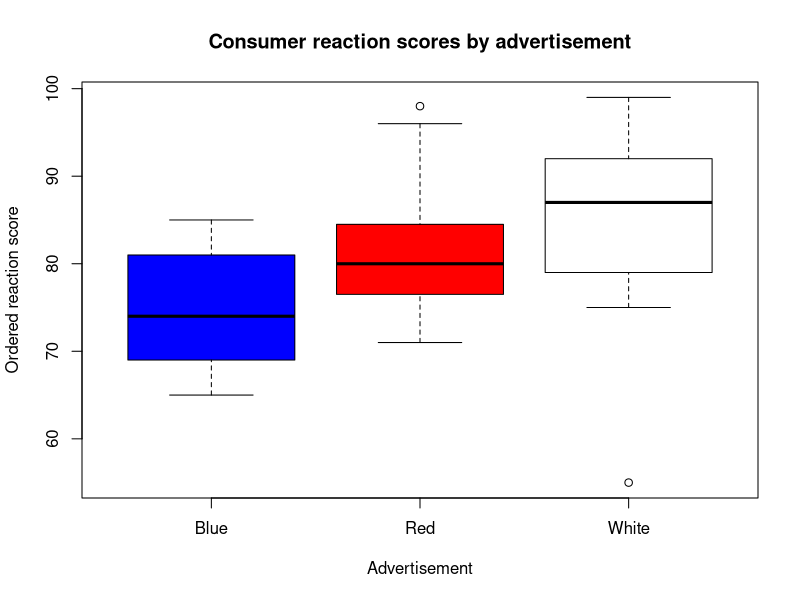
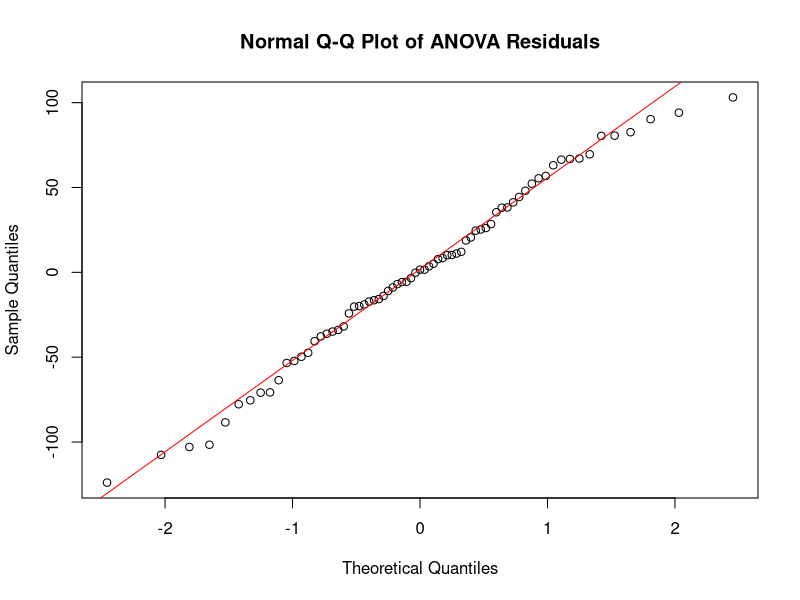
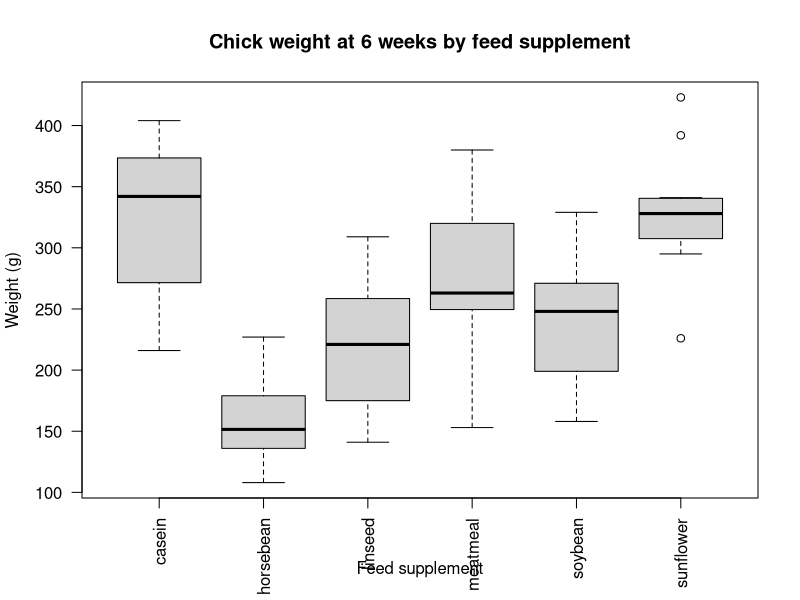

The R script that drew these images, in order:
# 成员A：Q1广告比较、Q2小鸡饲料ANOVA
# 状态：Q1、Q2 均完成（2026-11-19）。以项目根目录为工作目录。

# ---- Q1 ----
red   <- c(80, 80, 78, 81, 72, 85, 96, 84, 71, 75, 98)
white <- c(75, 55, 98, 92, 86, 78, 87, 79, 88, 87, 85, 94, 99)
blue  <- c(72, 76, 70, 77, 68, 82, 85, 81, 65, 69)
ads <- data.frame(
  score = c(red, white, blue),
  advertisement = factor(rep(c("Red", "White", "Blue"), times = c(11, 13, 10)))
)
dim(ads); table(ads$advertisement)
any(is.na(ads$score))

boxplot(score ~ advertisement, data = ads,
        col  = c("blue", "red", "white"),
        main = "Consumer reaction scores by advertisement",
        xlab = "Advertisement", ylab = "Ordered reaction score")
kruskal.test(score ~ advertisement, data = ads)

# ---- Q2 ----
data("chickwts", package = "datasets")
chicks <- chickwts
dim(chicks); table(chicks$feed)
any(is.na(chicks$weight))

fit <- aov(weight ~ feed, data = chicks)
shapiro.test(residuals(fit))

qqnorm(residuals(fit), main = "Normal Q-Q Plot of ANOVA Residuals")
qqline(residuals(fit), col = "red")

library(car)
leveneTest(weight ~ feed, data = chicks)
leveneTest(weight ~ feed, data = chicks, center = "mean")

boxplot(weight ~ feed, data = chicks, las = 2,
        main = "Chick weight at 6 weeks by feed supplement",
        xlab = "Feed supplement", ylab = "Weight (g)")
anova(fit)

tapply(chicks$weight, chicks$feed, mean)
